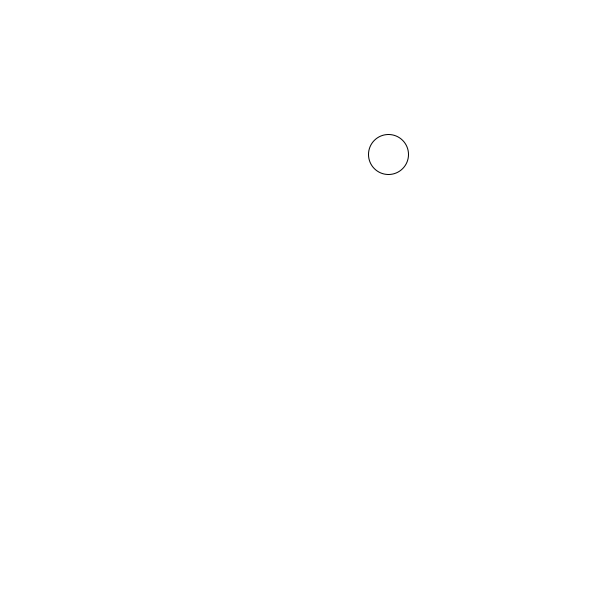
Frame 1 (no input)
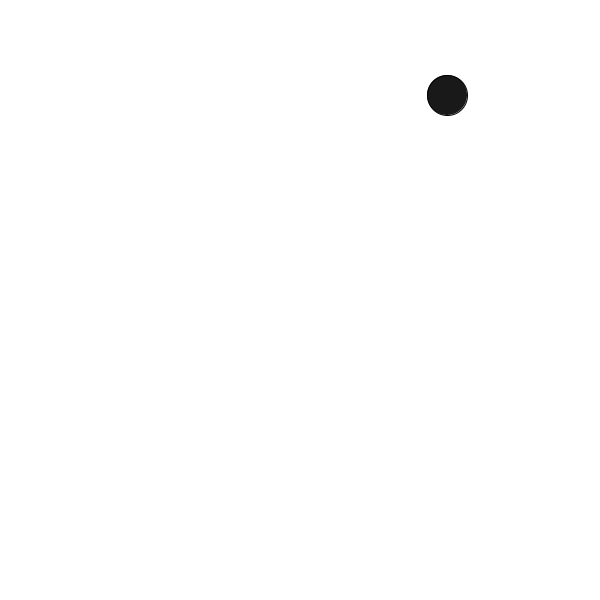
Frame 60 (the mouse pressed at the canvas centre just before this capture)
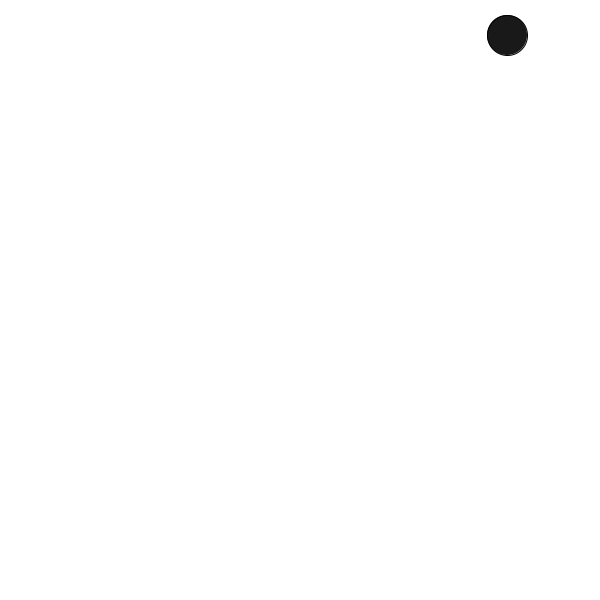
Frame 120 (the mouse held since frame 60 and released just before this capture)

The Processing sketch that drew these frames (run headless with seeded random() and noise(); from frame 60 on, the mouse is pressed at the canvas centre):

// Processing sketch: processing_82605
// ── processing_82605.pde

// Justin L., CP1 Mods 16/17: Bouncing Ball

Ball bob;
void setup()
{
  bob = new Ball();
  size(600, 600);
}
void draw()
{
  background(255);
  bob.move();
  bob.bounce();
  bob.show();
  fill(25,25,25);
}
class Ball
{
  int x, y;
  boolean up, right;
  Ball()
  {
    x = int(random(600));
    y = int(random(600));
    up = true;
    right = true;
  }
  void move()
  {
    if (up==true)
    {
      y--;
    }
    else
    {
      y++;
    }
    if (right==true)
    {
      x++;
    }
    else
    {
      x--;
    }
  }
  void bounce()
  {
    if (x>600)
    {
      right = false;
    }
    if (x<0)
    {
      right = true;
    }
    if (y>600)
    {
      up = true;
    }
    if (y<0)
    {
      up = false;
    }
  }
  void show()
  {
    ellipse(x, y, 40, 40);
  }
}
